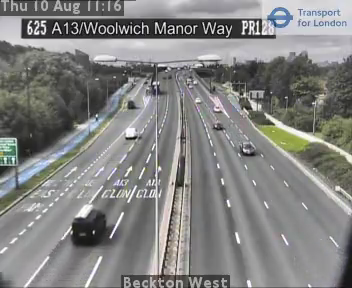
#> input picture frame 26 of trafficCounter/inputs/625_201708101116.mp4, 352 x 288 px, given in place of 625_201709211027.mp4, which was not available
$ python HAAR.py
#> lines starting #> are read from the running program, lines starting #| are printed output that depends on the picture; after the words box and inside, x2 and y2 are one past the last pixel; in counts of white or black regions, pixels touching at a corner belong together; pictures that were not available may be replaced by others from this repository, and a replacement may not be noted
#!/usr/bin/env python3
# -*- coding: utf-8 -*-
"""
Created on Thu Aug 31 12:59:22 2017

@author: datascience9
"""
import numpy as np
import cv2

# car classifier (build on this with better data!)
car_cascade = cv2.CascadeClassifier('cars3.xml')

# Video source
inputFile = '625_201709211027.mp4'
cap = cv2.VideoCapture(inputFile)

# get frame size
frame_w = int(cap.get(cv2.CAP_PROP_FRAME_WIDTH))
frame_h = int(cap.get(cv2.CAP_PROP_FRAME_HEIGHT))

# create a mask (manual for each camera) to limit the detection area
mask = np.zeros((frame_h,frame_w), np.uint8)
mask[:,:] = 255
mask[:120, :] = 0

frame_no = 0

ret, img = cap.read()
#> img is the input picture: shape (288, 352, 3); mean B, G, R 129.8, 131.2, 131

while ret:
    ret, img = cap.read()
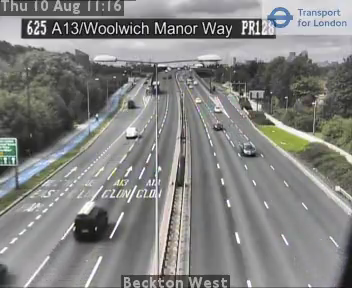
#> input picture frame 27 of trafficCounter/inputs/625_201708101116.mp4, 352 x 288 px, given in place of 625_201709211027.mp4, which was not available
#> img is the input picture: shape (288, 352, 3); mean B, G, R 129.6, 131.3, 131
    frame_no = frame_no + 1

    gray = cv2.cvtColor(img, cv2.COLOR_BGR2GRAY)
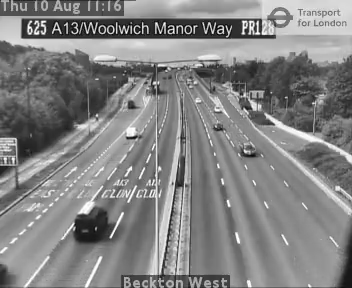
#> gray: shape (288, 352); min 0, max 255, mean 131.1

    # apply mask
    gray = cv2.bitwise_and(gray, gray, mask = mask)
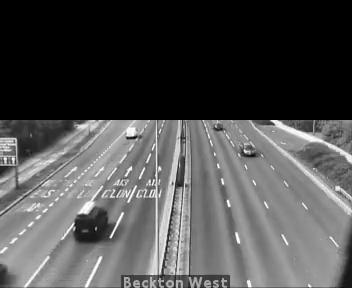
#> gray: shape (288, 352); min 0, max 255, mean 78.4
    # add this
    # image, reject levels level weights.
    cars = car_cascade.detectMultiScale(gray, 1.008, 5)
#> cars = [[237, 140, 24, 24], [57, 186, 72, 72]]

    # add this
    for (x,y,w,h) in cars:
        cv2.rectangle(img,(x,y),(x+w,y+h),(255,255,0),2)

        roi_gray = gray[y:y+h, x:x+w]
        roi_color = img[y:y+h, x:x+w]
#> this loop made 2 passes
#> pass 1, `roi_gray = gray[y:y+h, x:x+w]`:
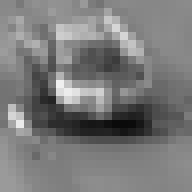
#> roi_gray: shape (24, 24) (shown 8 times larger); min 10, max 239, mean 122
#> pass 1, `roi_color = img[y:y+h, x:x+w]`:
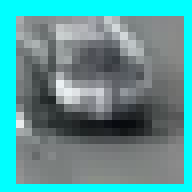
#> roi_color: shape (24, 24, 3) (shown 8 times larger); mean B, G, R 151.3, 150.5, 88
#> pass 2, `roi_color = img[y:y+h, x:x+w]`:
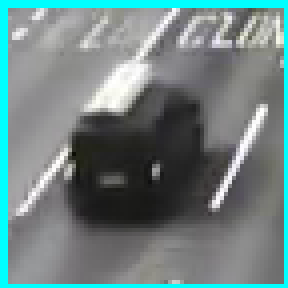
#> roi_color: shape (72, 72, 3) (shown 4 times larger); mean B, G, R 130.2, 130.4, 110.1
#> after the loop:
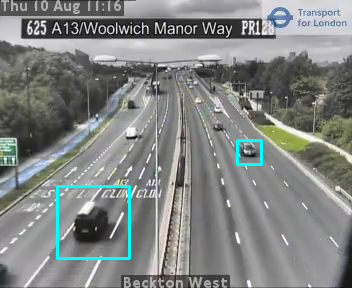
#> img: shape (288, 352, 3); 1.13% of pixels changed, all inside (x1, y1, x2, y2) = (56, 139, 263, 260)

    print('Processing %d : cars detected : [%s]' % (frame_no, len(cars)))
#| Processing 1 : cars detected : [2]

    cv2.imshow('img',img)
    if cv2.waitKey(27) and 0xFF == ord('q'):
#> (key q is pressed here)
        break

cap.release()
cv2.destroyAllWindows()

$ run again, starting later in the video
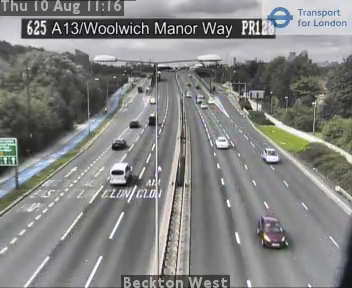
#> input picture frame 117 of trafficCounter/inputs/625_201708101116.mp4, 352 x 288 px, given in place of 625_201709211027.mp4, which was not available
#> img is the input picture: shape (288, 352, 3); mean B, G, R 129.7, 131.1, 130.8
#> `gray = cv2.bitwise_and(gray, gray, mask = mask)`:
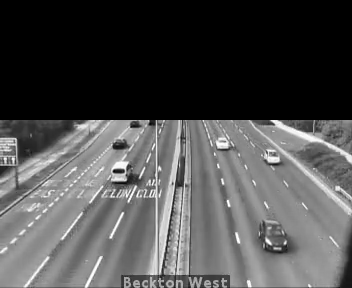
#> gray: shape (288, 352); min 0, max 255, mean 78.2
#> cars = [[124, 113, 22, 22], [107, 157, 23, 23], [104, 128, 30, 30], [210, 134, 25, 25], [252, 217, 52, 52]]
#> the loop `for (x,y,w,h) in cars:` made 5 passes
#> after the loop `for (x,y,w,h) in cars:`:
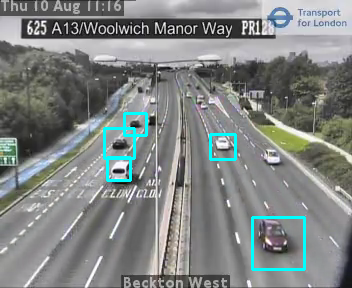
#> img: shape (288, 352, 3); mean B, G, R 131.5, 132.9, 128.4
#| Processing 1 : cars detected : [5]
